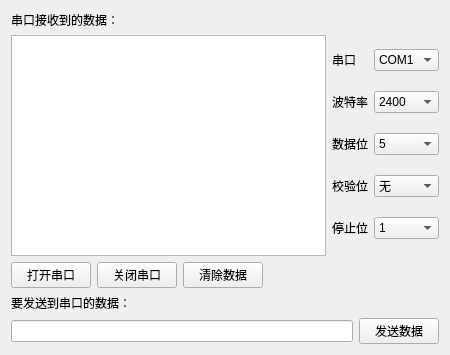
<?xml version="1.0" encoding="UTF-8"?>
<ui version="4.0">
 <class>SerialPortSetClass</class>
 <widget class="QWidget" name="SerialPortSetClass">
  <property name="windowModality">
   <enum>Qt::ApplicationModal</enum>
  </property>
  <property name="geometry">
   <rect>
    <x>0</x>
    <y>0</y>
    <width>450</width>
    <height>355</height>
   </rect>
  </property>
  <property name="windowTitle">
   <string>SerialPortSet</string>
  </property>
  <layout class="QGridLayout" name="gridLayout_5">
   <item row="0" column="0">
    <widget class="QLabel" name="label">
     <property name="sizePolicy">
      <sizepolicy hsizetype="Preferred" vsizetype="Fixed">
       <horstretch>0</horstretch>
       <verstretch>0</verstretch>
      </sizepolicy>
     </property>
     <property name="text">
      <string>&lt;html&gt;&lt;head/&gt;&lt;body&gt;&lt;p&gt;串口接收到的数据：&lt;/p&gt;&lt;/body&gt;&lt;/html&gt;</string>
     </property>
    </widget>
   </item>
   <item row="1" column="0" colspan="2">
    <layout class="QGridLayout" name="gridLayout_4">
     <item row="0" column="0">
      <widget class="QTextBrowser" name="textBrowserRecMsg"/>
     </item>
     <item row="0" column="1">
      <layout class="QGridLayout" name="gridLayout_2">
       <item row="0" column="0">
        <widget class="QLabel" name="label_3">
         <property name="sizePolicy">
          <sizepolicy hsizetype="Fixed" vsizetype="Preferred">
           <horstretch>0</horstretch>
           <verstretch>0</verstretch>
          </sizepolicy>
         </property>
         <property name="text">
          <string>串口</string>
         </property>
        </widget>
       </item>
       <item row="0" column="1">
        <widget class="QComboBox" name="portNameComboBox">
         <item>
          <property name="text">
           <string>COM1</string>
          </property>
         </item>
         <item>
          <property name="text">
           <string>COM2</string>
          </property>
         </item>
         <item>
          <property name="text">
           <string>COM3</string>
          </property>
         </item>
         <item>
          <property name="text">
           <string>COM4</string>
          </property>
         </item>
         <item>
          <property name="text">
           <string>COM5</string>
          </property>
         </item>
         <item>
          <property name="text">
           <string>COM6</string>
          </property>
         </item>
         <item>
          <property name="text">
           <string>COM7</string>
          </property>
         </item>
         <item>
          <property name="text">
           <string>COM8</string>
          </property>
         </item>
        </widget>
       </item>
       <item row="1" column="0">
        <widget class="QLabel" name="label_4">
         <property name="text">
          <string>波特率</string>
         </property>
        </widget>
       </item>
       <item row="1" column="1">
        <widget class="QComboBox" name="baudRateComboBox">
         <item>
          <property name="text">
           <string>2400</string>
          </property>
         </item>
         <item>
          <property name="text">
           <string>4800</string>
          </property>
         </item>
         <item>
          <property name="text">
           <string>9600</string>
          </property>
         </item>
         <item>
          <property name="text">
           <string>14400</string>
          </property>
         </item>
         <item>
          <property name="text">
           <string>19200</string>
          </property>
         </item>
         <item>
          <property name="text">
           <string>38400</string>
          </property>
         </item>
         <item>
          <property name="text">
           <string>56000</string>
          </property>
         </item>
        </widget>
       </item>
       <item row="2" column="0">
        <widget class="QLabel" name="label_5">
         <property name="text">
          <string>数据位</string>
         </property>
        </widget>
       </item>
       <item row="2" column="1">
        <widget class="QComboBox" name="dataBitsComboBox">
         <item>
          <property name="text">
           <string>5</string>
          </property>
         </item>
         <item>
          <property name="text">
           <string>6</string>
          </property>
         </item>
         <item>
          <property name="text">
           <string>7</string>
          </property>
         </item>
         <item>
          <property name="text">
           <string>8</string>
          </property>
         </item>
        </widget>
       </item>
       <item row="3" column="0">
        <widget class="QLabel" name="label_6">
         <property name="text">
          <string>校验位</string>
         </property>
        </widget>
       </item>
       <item row="3" column="1">
        <widget class="QComboBox" name="parityComboBox">
         <item>
          <property name="text">
           <string>无</string>
          </property>
         </item>
         <item>
          <property name="text">
           <string>奇</string>
          </property>
         </item>
         <item>
          <property name="text">
           <string>偶</string>
          </property>
         </item>
        </widget>
       </item>
       <item row="4" column="0">
        <widget class="QLabel" name="label_7">
         <property name="text">
          <string>停止位</string>
         </property>
        </widget>
       </item>
       <item row="4" column="1">
        <widget class="QComboBox" name="stopBitsComboBox">
         <item>
          <property name="text">
           <string>1</string>
          </property>
         </item>
         <item>
          <property name="text">
           <string>2</string>
          </property>
         </item>
        </widget>
       </item>
      </layout>
     </item>
    </layout>
   </item>
   <item row="2" column="0">
    <layout class="QGridLayout" name="gridLayout_3">
     <item row="0" column="0">
      <widget class="QPushButton" name="btnOpenCom">
       <property name="sizePolicy">
        <sizepolicy hsizetype="Preferred" vsizetype="Fixed">
         <horstretch>0</horstretch>
         <verstretch>0</verstretch>
        </sizepolicy>
       </property>
       <property name="text">
        <string>打开串口</string>
       </property>
      </widget>
     </item>
     <item row="0" column="1">
      <widget class="QPushButton" name="btnCloseCom">
       <property name="sizePolicy">
        <sizepolicy hsizetype="Preferred" vsizetype="Fixed">
         <horstretch>0</horstretch>
         <verstretch>0</verstretch>
        </sizepolicy>
       </property>
       <property name="text">
        <string>关闭串口</string>
       </property>
      </widget>
     </item>
     <item row="0" column="2">
      <widget class="QPushButton" name="btnClearMsg">
       <property name="sizePolicy">
        <sizepolicy hsizetype="Preferred" vsizetype="Fixed">
         <horstretch>0</horstretch>
         <verstretch>0</verstretch>
        </sizepolicy>
       </property>
       <property name="text">
        <string>清除数据</string>
       </property>
      </widget>
     </item>
    </layout>
   </item>
   <item row="2" column="1">
    <spacer name="horizontalSpacer">
     <property name="orientation">
      <enum>Qt::Horizontal</enum>
     </property>
     <property name="sizeHint" stdset="0">
      <size>
       <width>184</width>
       <height>20</height>
      </size>
     </property>
    </spacer>
   </item>
   <item row="3" column="0">
    <widget class="QLabel" name="label_2">
     <property name="sizePolicy">
      <sizepolicy hsizetype="Preferred" vsizetype="Fixed">
       <horstretch>0</horstretch>
       <verstretch>0</verstretch>
      </sizepolicy>
     </property>
     <property name="text">
      <string>要发送到串口的数据：</string>
     </property>
    </widget>
   </item>
   <item row="4" column="0" colspan="2">
    <layout class="QGridLayout" name="gridLayout">
     <item row="0" column="0">
      <widget class="QLineEdit" name="lineEditSendMsg"/>
     </item>
     <item row="0" column="1">
      <widget class="QPushButton" name="btnSendMsg">
       <property name="sizePolicy">
        <sizepolicy hsizetype="Preferred" vsizetype="Fixed">
         <horstretch>0</horstretch>
         <verstretch>0</verstretch>
        </sizepolicy>
       </property>
       <property name="text">
        <string>发送数据</string>
       </property>
      </widget>
     </item>
    </layout>
   </item>
  </layout>
 </widget>
 <resources/>
 <connections/>
</ui>
